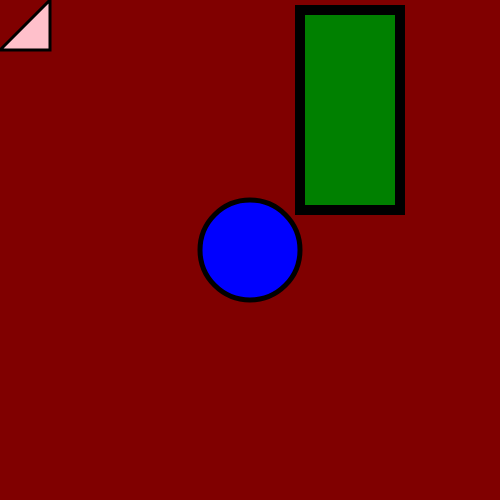
Frame 1 (no input)
Frame 60 (no input): identical to frame 1, image omitted
Frame 120 (the mouse pressed at the canvas centre since frame 60): identical to frame 1, image omitted

The p5.js sketch that drew this single still picture (run headless with seeded random() and noise() and a simulated clock; from frame 60 on, the mouse is pressed at the canvas centre):

// p5.js sketch
// ── sketch.js
function setup() {
  createCanvas(500, 500);
}

function draw() {
  background("maroon");
// Circle
fill("blue")
  strokeWeight(5);
  circle(250, 250, 100);

// Rectangle
fill("Green"); 
  strokeWeight(10);
  rect(300, 10, 100, 200);

//Triangle
fill("pink")
  strokeWeight(3);
  triangle(50, 0, 0, 50, 50, 50);
}
